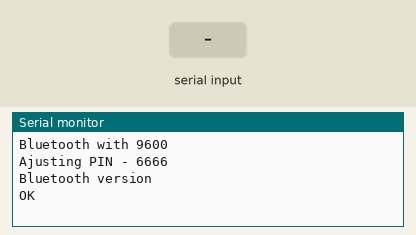
Simulated run of this sketch. Board: Arduino Uno, built with avr-gcc and run on an emulated ATmega328P. Parts: the last lines printed to the serial monitor. The test bench sets the inputs (shaded band). The modem accepts every AT command (registered, SIM ready, sends succeed) and sends nothing else.

Above: at 5.6 s.
5.7 s: "#\n" received over Serial
At 6.8 s:
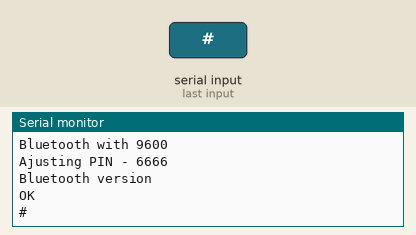
7.2 s: "1\n" received over Serial
At 8.0 s:
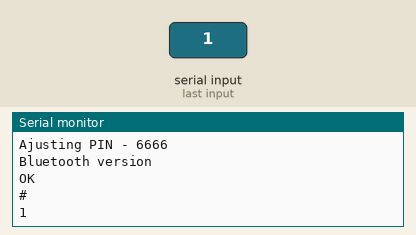

The sketch:

sketch_jun06a.ino
```cpp
#include <SoftwareSerial.h>
#include "bluetooth.h"

Bluetooth *blue = new Bluetooth("ExampleRobot");


void setup(){
	Serial.begin(9600);
	blue->setupBluetooth();
}


void loop(){
//	char msg = blue->ReadFrom();
//	if((int)msg != -1){
//		Serial.print("Received: ");
//		Serial.println(msg);
//	}

        String msg = blue->Read();
	if(msg.length() > 1){
		Serial.print("Received: ");
		Serial.println(msg);
	}

	if(Serial.available()){
                char toSend = (char)Serial.read();
                Serial.println(toSend);
//		blue->SendTo(to  Send);
//                blue->SendInformation("tutu", 4, Bluetooth::ACCELERATION);
//                blue->Send("Messsage");
                blue->SendAngle(12.12, 13.13, 14.14);

	}
}
```

bluetooth.cpp
```cpp
#include "bluetooth.h"

int Bluetooth::getrxPin(){
    return rxPin;
}

void Bluetooth::setrxPin(int rx){
    rxPin = rx;
}

int Bluetooth::gettxPin(){
    return txPin;
}

void Bluetooth::settxPin(int tx){
    txPin = tx;
}

void Bluetooth::setupBluetooth(){
    btSerial = new SoftwareSerial(rxPin, txPin);
//    pinMode(txPin, OUTPUT);
//    pinMode(rxPin, INPUT);

    btSerial->begin(9600);

    Serial.println("Bluetooth with 9600");
    btSerial->write("AT+BAUD4");
    delay(1100);
    while (btSerial->available())
    Serial.write(btSerial->read());

    btSerial->write(Name);
    delay(1100);
    while (btSerial->available())
    Serial.write(btSerial->read());

    Serial.println("\nAjusting PIN - 6666");
    btSerial->write("AT+PIN6666");
    delay(1100);
    while (btSerial->available())
    Serial.write(btSerial->read());

    Serial.println("\nBluetooth version");
    btSerial->write("AT+VERSION\n");
    delay(1100);
    while (btSerial->available())
    Serial.write(btSerial->read());
}

Bluetooth::Bluetooth(char name[]){
    setName(name);
    setrxPin(2);
    settxPin(3);
}

Bluetooth::Bluetooth(char name[], int r, int t){
    setName(name);
    setrxPin(r);
    settxPin(t);
    setupBluetooth();
}

void Bluetooth::setName(char c[]){
    strcpy(Name, "AT+NAME");
    strcat(Name, c);
}
char * Bluetooth::getName(){
    return &Name[0];
}


String Bluetooth::Read(){
    char c;
    String retorno = "";
    if(btSerial->available())
        while(1){
            c = btSerial->read();
            if((int)c != -1)
              retorno += c;
            if(c == '#')
              break;
        }
    return retorno;
}

char Bluetooth::ReadFrom(){
  char c;
  c = btSerial->read();
  return c;
}

void Bluetooth::Send(char c[]){
    btSerial->print(c);
}

void Bluetooth::SendTo(char c){
    btSerial->print(c);
}

void Bluetooth::SendAcceleration(int inf){
  char temp[10];
  clearArray(temp, 10);

  sprintf(temp, "%d", inf);

  SendInformation(temp, 10, Bluetooth::ACCELERATION);
}

void Bluetooth::SendAngle(float inf_x, float inf_y, float inf_z){
  char temp[32];

  char tempX[10];
  char tempY[10];
  char tempZ[10];
  clearArray(tempX, 10);
  clearArray(tempY, 10);
  clearArray(tempZ, 10);

  dtostrf(inf_x, 5, 5, tempX);
  dtostrf(inf_y, 5, 5, tempY);
  dtostrf(inf_z, 5, 5, tempZ);

  for(int i=0; i<10; i++)
    temp[i] = tempX[i];
  temp[10] = '|';

  for(int i=11; i<21; i++)
    temp[i] = tempY[i-11];
  temp[21] = '|';

  for(int i=22; i<32; i++)
    temp[i] = tempZ[i-22];

  SendInformation(temp, 32, Bluetooth::ANGLE);
}

void Bluetooth::SendBatteryVoltage(float inf){
  char temp[10];
  clearArray(temp, 10);
  dtostrf(inf, 5, 5, temp);

  SendInformation(temp, 10, Bluetooth::BATTERY_VOLTAGE);
}

void Bluetooth::SendBatteryCurrent(float inf){
  char temp[10];
  clearArray(temp, 10);
  dtostrf(inf, 5, 5, temp);

  SendInformation(temp, 10, Bluetooth::BATTERY_CURRENT);
}

void Bluetooth::SendSolarVoltage(float inf){
  char temp[10];
  clearArray(temp, 10);
  dtostrf(inf, 5, 5, temp);

  SendInformation(temp, 10, Bluetooth::SOLAR_VOLTAGE);
}

void Bluetooth::SendEnginePower(int inf){
  char temp[10];
  clearArray(temp, 10);
  sprintf(temp, "%d", inf);

  SendInformation(temp, 10, Bluetooth::ENGINE_POWER);
}

void Bluetooth::clearArray(char* array, int n){
  for(int i=0; i<n; i++)
    array[i] = 'n';
}

void Bluetooth::SendInformation(const char inf[], int n, valuesTypes type){

      btSerial->print((char)(48 + type));
      btSerial->print('|');

      for(int i=0; i < n; i++)
        btSerial->print(inf[i]);

      btSerial->print('#');
      btSerial->print('\n');
}
```

bluetooth.h
```cpp
#ifndef bluetooth_h
#define bluetooth_h

#include "Arduino.h"
#include <SoftwareSerial.h>


class Bluetooth{
private:
    int rxPin = 2;
    int txPin = 3;
    SoftwareSerial *btSerial = new SoftwareSerial(2, 3);
    char msg[1024];
    void read();
    char Name[256];

    void clearArray(char* array, int n);

public:
    ///
    /// \brief The valuesTypes enum - enumeracja symbolizująca odpowiednie typy przesyłanych wartości
    ///
    enum valuesTypes{  ACCELERATION,
                       ANGLE,
                       BATTERY_VOLTAGE,
                       BATTERY_CURRENT,
                       SOLAR_VOLTAGE,
                       ENGINE_POWER  };
    ///
    /// \brief Pobranie aktulnego pinu RX
    /// \return
    ///
    int getrxPin();
    ///
    /// \brief Ustawienie aktualnego pinu RX
    /// \param rx - nowy pin RX
    ///
    void setrxPin(int rx);
    ///
    /// \brief Pobranie aktualnego pinu TX
    /// \return
    ///
    int gettxPin();
    ///
    /// \brief Ustawienie aktualnego pinu TX
    /// \param tx - nowy pin TX
    ///
    void settxPin(int tx);
    ///
    /// \brief Funkcja konfigurująca połączenie bluetooth
    ///
    void setupBluetooth();
    ///
    /// \brief Konstruktor tworzący obiekt
    /// \param name - nazwa urządzenie (tak naprawdę może być cokolwiek)
    ///
    Bluetooth(char name[]);
    ///
    /// \brief Konstruktor tworzący obiekt, pozwalający zdefiniować pin RX i TX
    /// \param name - nazwa urządzenie (tak naprawdę może być cokolwiek)
    /// \param r - pin rx
    /// \param t - pin tx
    ///
    Bluetooth(char name[], int r, int t);
    ///
    /// \brief Funkcja pozwalająca na odczytywanie danych z Bluetooth (na nas użytek narazie nie potrzebna)
    /// \return String z wiadomością
    ///
    String Read();
    ///
    /// \brief Bardzo podstawowa funkcja do wysyłania. Służy raczej do konfiguracji i debugowania.
    /// \param c - informacje do wysłaania
    ///
    void Send(char c[]);
    ///
    /// \brief Funckja do pobierania nazwy urządzenia (nieużywana)
    /// \return Zwraca aktualną nazwę urządzenia
    ///
    char *getName();
    ///
    /// \brief Funkcja do ustawiania nazwy urządzenia (nieużywana)
    /// \param c - nowa nazwa urzadzenia
    ///
    void setName(char c[]);
    void SendTo(char c);
    char ReadFrom();
    ///
    /// \brief Funkcja do wysyłania informacji poprzez bluetooth (format informacji: valuesType|inf# np: 1|12.334|232.32|342.4# - służy do przesłania kątu o odpowiednich wartościach)
    /// \param inf - informacja do przesłania kolejne wartości w tablicy to parametry
    /// \param n - ilość parametrów do przesłania
    /// \param type - typ wiadomości
    ///
    void SendInformation(const char inf[], int n, valuesTypes type);

    ///
    /// \brief Funkcja do wysyłania przyspieszenia
    /// \param inf - przyspieszenie
    ///
    void SendAcceleration(int inf);
    ///
    /// \brief Funkcja do wysyłania kątów
    /// \param inf_x - kąt x
    /// \param inf_y - kąt y
    /// \param inf_z - kąt z
    ///
    void SendAngle(float inf_x, float inf_y, float inf_z);
    ///
    /// \brief Funkcja do wysyłania napięcia na baterii
    /// \param inf - napięcie na baterii
    ///
    void SendBatteryVoltage(float inf);
    ///
    /// \brief Funkcja do wysyłania natężenia na baterii
    /// \param inf - natężenie na baterii
    ///
    void SendBatteryCurrent(float inf);
    ///
    /// \brief Funkcja do wysyłania napięcia na ogniwach
    /// \param inf - napięcie na ogniwach
    ///
    void SendSolarVoltage(float inf);
    ///
    /// \brief Funkcja do wysyłania mocy silnika
    /// \param inf - moc silnika
    ///
    void SendEnginePower(int inf);
};


#endif
```

Measured:
- after the input at 5.7 s, the serial monitor: prints a new line at once (image 1)
- after the input at 7.2 s, the serial monitor: prints a new line at once (image 2)
